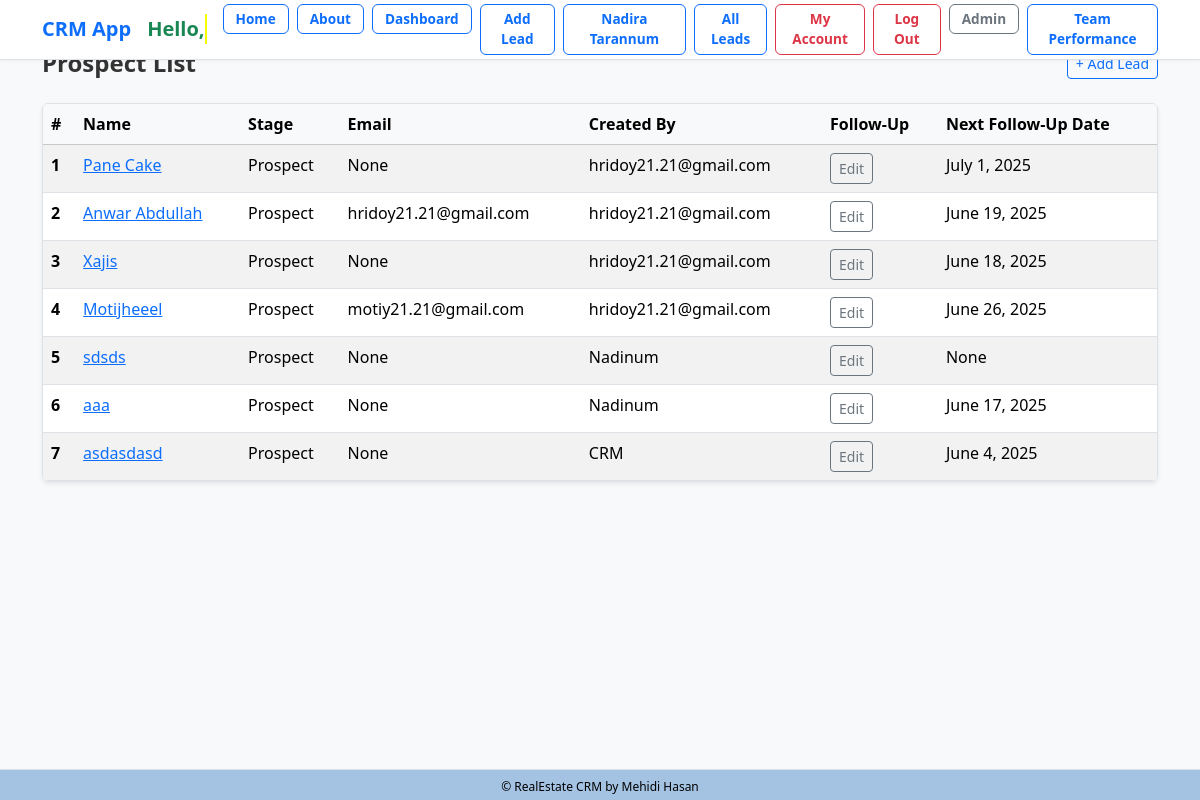
Before: /leads/prospect/ (signed in) with the older database file.
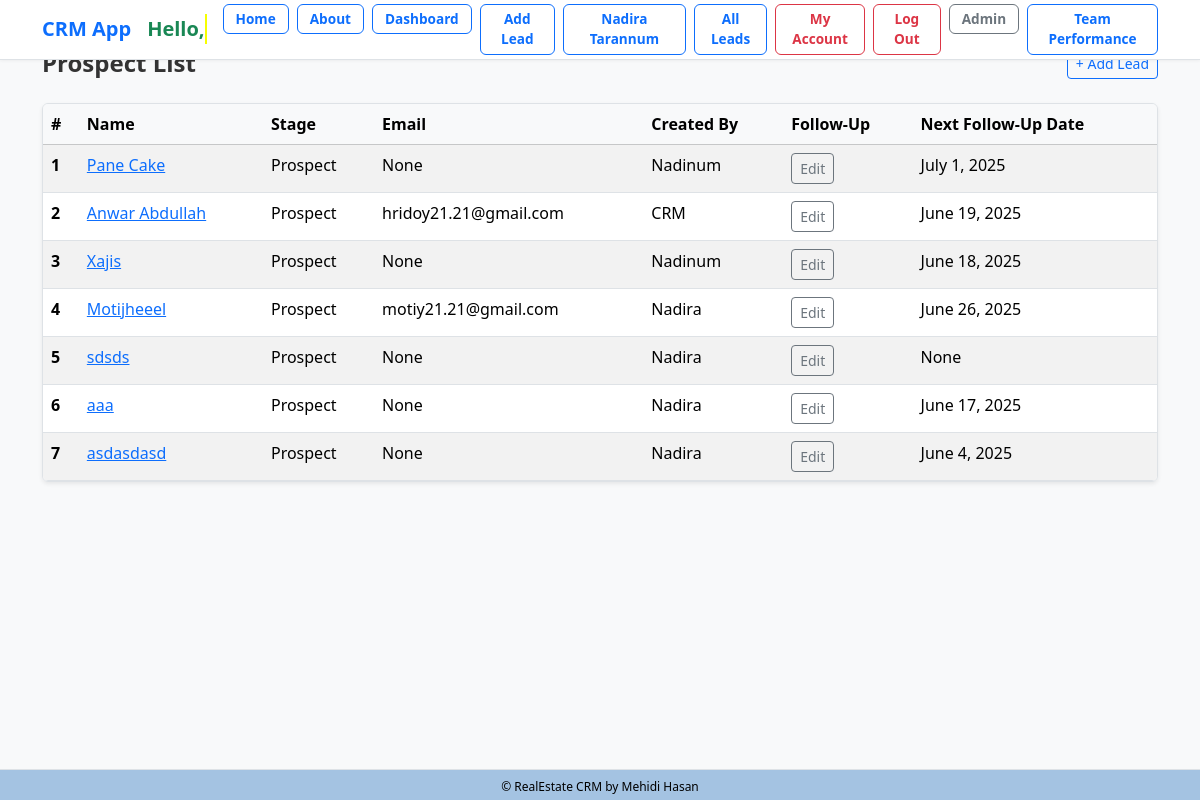
After: the same page with the newer database file.
### lead/models.py (models this page shows, shortened)
class Lead(models.Model):
    LEAD_STAGE_CHOICES = (
        ('lead', 'Lead'),
        ('prospect', 'Prospect'),
        ('high_prospect', 'High Prospect'),
        ('sold_onboard', 'Sold/On-board'),
        ('hold', 'Hold'),
        ('lost', 'Lost'),
        ('junk', 'Junk'),
    )
    PROFESSION_CHOICES = (
        ('doctor', 'Doctor'),
        ('artist', 'Artist'),
        ('engineer', 'Engineer'),
        ('teacher', 'Teacher'),
        ('student', 'Student'),
        ('other', 'Other'),
    )
    PROJECT_CHOICES = (
        ('grand', 'Grand'),
        ('majestic', 'Majestic'),
        ('skyvilla', 'Skyvilla'),
        ('maxus', 'Maxus'),
        ('other', 'Other'),
    )
    PROPERTY_STATUS_CHOICES = (
        ('ready', 'Ready'),
        ('initial', 'Initial'),
        ('going', 'Going'),
    )
    PREFERRED_LOCATION_CHOICES = (
        ('banani', 'Banani'),
        ('gulshan', 'Gulshan'),
        ('badda', 'Badda'),
        ('dhanmondi', 'Dhanmondi'),
        ('other', 'Other'),
    )
    COMPANY_CHOICES = (
        ('rupayanhousing', 'Rupayan Housing'),
        ('rupayancityuttara', 'Rupayan City Uttara'),
        ('other', 'Other'),
    )
    INTERESTED_PROJECT_BUILDING_CHOICES = (
        ('grand-building-12', 'Grand Building 12'),
        ('majestic-building-5', 'Majestic Building 5'),
        ('skyvilla-building-3', 'Skyvilla Building 3'),
        ('maxus-building-8', 'Maxus Building 8'),
        ('other', 'Other'),
    )
    UNIT_SIZE_CHOICES = (
        ('2000-2500', '2000-2500 sqft'),
        ('200-300', '200-300 sqft'),
        ('300-400', '300-400 sqft'),
        ('2500-3000', '2500-3000 sqft'),
        ('3000-3500', '3000-3500 sqft'),
        ('3500-4000', '3500-4000 sqft'),
        ('4000+', '4000+ sqft'),
        ('other', 'Other'),
    )
    PREFERENCE_FLOOR = (
        ('1st', '1st Floor'),
        ('2nd', '2nd Floor'),
        ('3rd', '3rd Floor'),
        ('4th', '4th Floor'),
        ('5th', '5th Floor'),
        ('6th', '6th Floor'),
        ('7th', '7th Floor'),
        ('8th', '8th Floor'),
        ('9th', '9th Floor'),
        ('10th', '10th Floor'),
        ('11th', '11th Floor'),
        ('12th', '12th Floor'),
        ('13th', '13th Floor'),
        ('14th', '14th Floor'),
        ('15th', '15th Floor'),
    )
    FACING_CHOICES = (
        ('east', 'East'),
        ('west', 'West'),
        ('north', 'North'),
        ('south', 'South'),
        ('north-east', 'North-East'),
        ('north-west', 'North-West'),
        ('south-east', 'South-East'),
        ('south-west', 'South-West'),
        ('other', 'Other'),
    )
    VIEW_CHOICES = (
        ('road', 'Road'),
        ('park', 'Park'),
        ('lake', 'Lake'),
        ('city', 'City'),
        ('other', 'Other'),
    )
    BUDGET_CHOICES = (
        ('less-than-50-lakh', 'Less than 50 Lakh'),
        ('less-than-1-crore', 'Less than 1 Crore'),
        ('1-crore-to-2-crore', '1 Crore to 2 Crore'),
        ('2-crore-to-3-crore', '2 Crore to 3 Crore'),
        ('3-crore-to-4-crore', '3 Crore to 4 Crore'),
        ('4-crore-to-5-crore', '4 Crore to 5 Crore'),
        ('more-than-5-crore', 'More than 5 Crore'),
        ('other', 'Other'),
    )
    LEAD_SOURCE_CHOICES = (
        ('sgl', 'SGL'),
        ('walkin', 'Walk-in'),
        ('other', 'Other'),
    )
    SUB_SOURCE_CHOICES = (
        ('ownsource', 'Own Source'),
        ('referral', 'Referral'),
        ('doorto-door', 'Door to Door'),
        ('social-media', 'Social Media'),
        ('online-advertisement', 'Online Advertisement'),
        ('other', 'Other'),
    )
    TEAM_LEADER_CHOICES = (
        ('iktadul', 'Iktadul'),
        ('salman', 'Salman'),
        ('other', 'Other'),
    )
    FOLLOWUP_STATUS_CHOICES = (
        ('call', 'Call'),
        ('email', 'Email'),
        ('int Meeting', 'Int Meeting'),
        ('Ext Meeting', 'Ext Meeting'),
        ('project visit', 'Project Visit'),
        ('sold', 'Sold'),
        ('onboard', 'On-board'),
        ('junk', 'Junk'),
    )
    name = models.CharField("Name", max_length=50)
    team = models.ForeignKey(Team, on_delete=models.CASCADE, null=True, blank=True)
    phone = models.CharField(
    "Phone",
        max_length=11,
        unique=True,
        validators=[
            RegexValidator(
                regex=r'^\d{11}$',
                message='Phone number must contain only numbers.',
                code='invalid_phone'
            )
        ]
    )
    present_address = models.CharField("Present Address", max_length=20, choices=PREFERRED_LOCATION_CHOICES, blank=True, null=True)
    primaryemail = models.EmailField("Primary Email", max_length=254, blank=True, null=True)
    secondaryemail = models.EmailField("Secondary Email", blank=True, null=True)
    profession = models.CharField("Profession", max_length=20, choices=PROFESSION_CHOICES, blank=True, null=True)
    resident = models.CharField("Resident", max_length=100, blank=True, null=True)
    notes = models.TextField("Notes", blank=True, null=True)
    projecttype = models.CharField("Project Type", max_length=20, choices=PROJECT_CHOICES, blank=True, null=True)
    projectstatus = models.CharField("Project Status", max_length=20, choices=PROPERTY_STATUS_CHOICES, default='ready', blank=True, null=True)
    preferred_location = models.CharField("Preferred Location", max_length=20, choices=PREFERRED_LOCATION_CHOICES, blank=True, null=True)
    company = models.CharField("Company", max_length=20, choices=COMPANY_CHOICES, default="rupayancityuttara", null=True)
    interested_project_building = models.CharField("Interested Project Building", max_length=30, choices=INTERESTED_PROJECT_BUILDING_CHOICES, blank=True, null=True)
    unit_size = models.CharField("Unit Size", max_length=20, choices=UNIT_SIZE_CHOICES, blank=True, null=True)
    preference_floor = models.CharField("Preference Floor", max_length=20, choices=PREFERENCE_FLOOR, blank=True, null=True)
    facing = models.CharField("Facing", max_length=20, choices=FACING_CHOICES, blank=True, null=True)
    view = models.CharField("View", max_length=20, choices=VIEW_CHOICES, blank=True, null=True)
    budget = models.CharField("Budget", max_length=20, choices=BUDGET_CHOICES, blank=True, null=True)
    leadsource = models.CharField("Lead Source", max_length=20, choices=LEAD_SOURCE_CHOICES, default='sgl', blank=True, null=True)
    subsource = models.CharField("Sub Source", max_length=20, choices=SUB_SOURCE_CHOICES, default='ownsource',blank=True, null=True)
    teamleader = models.CharField("Team Leader", max_length=20, choices=TEAM_LEADER_CHOICES, default='iktadul',blank=True, null=True)
    description = models.TextField("Description", blank=True, null=True)
    converted_to_client = models.BooleanField("Converted to Client", default=False)
    created_at = models.DateTimeField("Created At", auto_now_add=True)
    modified_at = models.DateTimeField("Modified At", auto_now=True)
    followup_by = models.CharField("Follow Up By", max_length=50, choices=FOLLOWUP_STATUS_CHOICES, blank=True, null=True)
    lead_status = models.CharField("Lead Status", max_length=20, choices=LEAD_STAGE_CHOICES, default="lead", null=True)
    next_followup_by = models.CharField(max_length=20, choices=FOLLOWUP_STATUS_CHOICES, blank=True, null=True)
    next_followup_date = models.DateField("Next Follow Up Date", blank=True, null=True)
    modified_at = models.DateTimeField(auto_now=True)
    created_by = models.ForeignKey(User, related_name='leads', on_delete=models.CASCADE)
    transfer_to = models.ForeignKey(User, related_name='transferred_leads', on_delete=models.SET_NULL, null=True, blank=True)
    unique_id = models.CharField(max_length=255, unique=True, blank=True, null=True)

### dashboard/views.py (the view)
# urls.py: path('leads/prospect/', views.prospect_leads, name='prospect_leads'),
@login_required
def prospect_leads(request):
    if request.user.is_superuser:
        leads = Lead.objects.filter( lead_status='prospect')
    else:
        leads = Lead.objects.filter( created_by=request.user,lead_status='prospect'
        )
    total_prospect_leads = leads.count()
    return render(request, 'dashboard/prospect_leads.html', {
        'leads': leads,
        'total_prospect_leads': total_prospect_leads,
    })

### dashboard/templates/dashboard/prospect_leads.html (shortened to what this page needs)
{% extends 'crm/base.html' %}
{% block content %}
<div class="d-flex justify-content-between align-items-center mb-4">
    <h1 class="h4 fw-semibold mb-0">Prospect List</h1>
    <a class="btn btn-outline-primary btn-sm" href="{% url 'lead:addlead' %}">+ Add Lead</a>
</div>
{% if leads %}
    <div class="table-responsive shadow-sm rounded border">
        <table class="table table-hover table-striped mb-0">
            <thead class="table-light">
                <tr>
                    <th scope="col">#</th>
                    <th scope="col">Name</th>
                    <th scope="col">Stage</th>
                    <th scope="col">Email</th>
                    <th scope="col">Created By</th>
                    <th scope="col">Follow-Up</th>
                    <th scope="col" > Next Follow-Up Date</th>
                </tr>
            </thead>
            <tbody>
                {% for lead in leads %}
                    <tr>
                        <th scope="row">{{ forloop.counter }}</th>
                        <td><a href="{% url 'lead:lead_change_history' lead.id %}">{{ lead.name }}</a></td>
                        <td>{{ lead.get_lead_status_display }}</td>
                        <td>{{ lead.primaryemail }}</td>
                        <td>{{ lead.created_by }}</td>
                        <td> <a href="{% url 'edit_leads' lead.id %}?redirect_to=prospect_leads" class="btn btn-sm btn-outline-secondary">Edit</a></td>
                        <td>{{ lead.next_followup_date }}</td>
                    </tr>
                {% endfor %}
            </tbody>
        </table>
    </div>
{% else %}
    <div class="alert alert-light border text-center" role="alert">
        No leads found.
    </div>
{% endif %}
{% endblock %}

Changed rows visible on the page:
changed Lead "Pane Cake": created_by "hridoy21.21@gmail.com" → "Nadinum"
changed Lead "Anwar Abdullah": created_by "hridoy21.21@gmail.com" → "CRM"
changed Lead "Xajis": created_by "hridoy21.21@gmail.com" → "Nadinum"
changed Lead "Motijheeel": created_by "hridoy21.21@gmail.com" → "Nadira"
changed Lead "sdsds": created_by "Nadinum" → "Nadira"
changed Lead "aaa": created_by "Nadinum" → "Nadira"
changed Lead "asdasdasd": created_by "CRM" → "Nadira"
